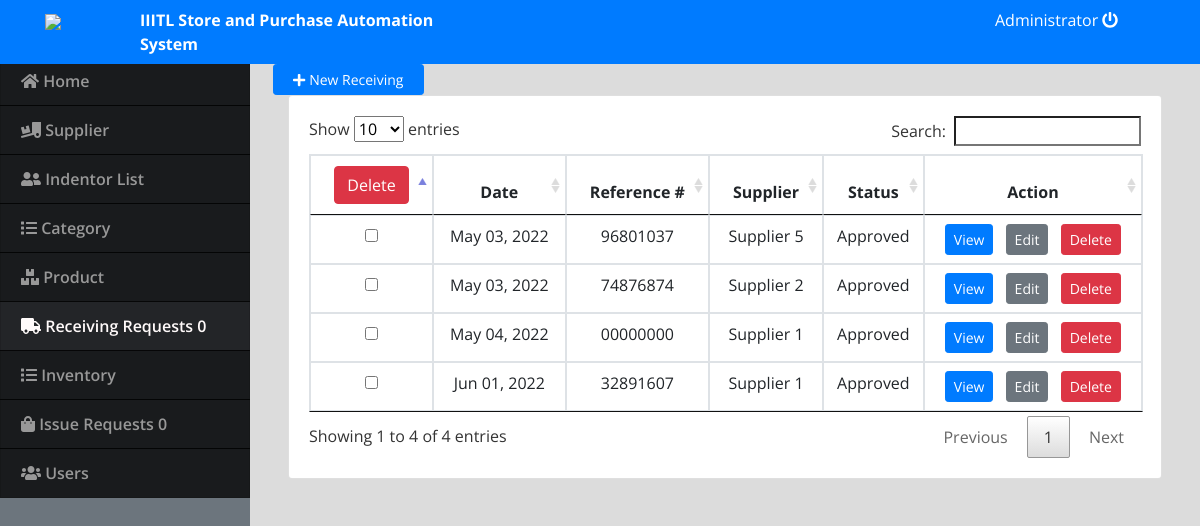
Screenshot of /index.php?page=receiving (signed in) with the database file from the repository.
### tables this page shows
CREATE TABLE `receiving_list` (
  `id` int(30) NOT NULL,
  `ref_no` varchar(100) NOT NULL,
  `supplier_id` int(30) NOT NULL,
  `total_amount` double NOT NULL,
  `date_added` datetime NOT NULL DEFAULT current_timestamp(),
  `status` varchar(100) DEFAULT NULL COMMENT '1=Approved , 2=Rejected'
);

### receiving.php (the view, shortened to what this page needs)
<?php include 'db_connect.php';
$result = mysqli_query($conn, "SELECT * FROM receiving_list");
 ?>
<div class="container-fluid">
	<div class="col-lg-12">
		<div class="row">
			<button class="col-md-2 float-right btn btn-primary btn-sm" id="new_receiving"><i class="fa fa-plus"></i> New Receiving</button>
		</div>
		<div class="row">
			<div class="col-md-12">
				<div class="card">
					<div class="card-body">
					<form name="frmUser" method="post" action="">
						<table class="table table-bordered">
							<thead>
								<th class="text-center"><button type="button" class="btn btn-danger" name="delete" value="Delete"  onClick="setDeleteAction();">Delete</button></th>
								<th class="text-center">Date</th>
								<th class="text-center">Reference #</th>
								<th class="text-center">Supplier</th>
								<th class="text-center">Status</th>
								<th class="text-center">Action</th>
							</thead>
							<tbody>
							<?php
								$supplier = $conn->query("SELECT * FROM supplier_list order by supplier_name asc");
								while($row=$supplier->fetch_assoc()):
									$sup_arr[$row['id']] = $row['supplier_name'];
								endwhile;
								$i=0;
								while($row1 = mysqli_fetch_array($result)) {
									if($i%2==0)
									$classname="evenRow";
									else
									$classname="oddRow";
							?>
								<tr class="<?php if(isset($classname)) echo $classname;?>">
									<td class="text-center"><input type="checkbox" name="receiving_del[]" value="<?= $row1['id'];?>"></td>
									<td class="text-center"><?php echo date("M d, Y",strtotime($row1['date_added'])) ?></td>
									<td class="text-center"><?php echo $row1['ref_no'] ?></td>
									<td class="text-center"><?php echo isset($sup_arr[$row1['supplier_id']])? $sup_arr[$row1['supplier_id']] :'N/A' ?></td>
									<td class="text-center"><?php echo $row1['status']?>
									<td class="text-center">
										<a class="btn btn-sm btn-primary mr-2" href="index.php?page=view_receiving&id=<?php echo $row1['id'] ?>">View</a>
										<a class="btn btn-sm btn-secondary mr-2" href="index.php?page=manage_receiving&id=<?php echo $row1['id'] ?>">Edit</a>
										<a class="btn btn-sm btn-danger delete_receiving" href="javascript:void(0)" data-id="<?php echo $row1['id'] ?>">Delete</a>
									</td>
								</tr>
							<?php $i++;} ?>
							</tbody>
						</table>
					  </form>
					</div>
				</div>
			</div>
		</div>
	</div>
</div>

### index.php (shortened to what this page needs)
<!DOCTYPE html>
<html lang="en">
<head>
<?php
 include('./header.php');
 ?>
</head>
<body>
	<?php include 'topbar.php' ?>
	<?php include 'navbar.php' ?>
  <main id="view-panel" >
      <?php $page = isset($_GET['page']) ? $_GET['page'] :'home'; ?>
  	<?php include $page.'.php' ?>
  </main>
</body>
</html>

### header.php (shortened to what this page needs)
  <link rel="stylesheet" href="assets/font-awesome/css/all.min.css">
<link href="assets/vendor/bootstrap/css/bootstrap.min.css" rel="stylesheet">
<link href="assets/vendor/icofont/icofont.min.css" rel="stylesheet">
<link href="assets/vendor/boxicons/css/boxicons.min.css" rel="stylesheet">
<link href="assets/vendor/venobox/venobox.css" rel="stylesheet">
<link href="assets/vendor/animate.css/animate.min.css" rel="stylesheet">
<link href="assets/vendor/remixicon/remixicon.css" rel="stylesheet">
<link href="assets/vendor/owl.carousel/assets/owl.carousel.min.css" rel="stylesheet">
<link href="assets/vendor/bootstrap-datepicker/css/bootstrap-datepicker.min.css" rel="stylesheet">
<link href="assets/DataTables/datatables.min.css" rel="stylesheet">
<link href="assets/css/select2.min.css" rel="stylesheet">
<link href="assets/css/style.css" rel="stylesheet">
<link type="text/css" rel="stylesheet" href="assets/css/jquery-te-1.4.0.css">

### topbar.php (shortened to what this page needs)
<nav class="navbar navbar-dark bg-primary fixed-top " style="padding:0;">
  <div class="container-fluid mt-2 mb-2">
  	<div class="col-lg-12">
  		<div class="col-md-1 float-left" style="display: flex;">
      <a href="index.php?page=home"><img src="logo.png"  class="img"  ></a>
  		</div>
      <div class="col-md-4 float-left text-white">
        <large><b>IIITL Store and Purchase Automation System</b></large>
      </div>
	  	<div class="col-md-2 float-right text-white">
	  		<a href="ajax.php?action=logout" class="text-white"><?php echo $_SESSION['login_name'] ?> <i class="fa fa-power-off"></i></a>
	    </div>
    </div>
  </div>
</nav>

### navbar.php (shortened to what this page needs)
<nav id="sidebar" class='sidebar mx-lt-5 bg-secondary' >
	<?php
	require_once("db_connect.php");
	$qry1 = mysqli_query($conn,"SELECT COUNT(status) as total FROM sales_list WHERE status='Pending';");
	$c = mysqli_fetch_assoc($qry1);
	$qry2 = mysqli_query($conn,"SELECT COUNT(status) as total FROM receiving_list WHERE status='Pending';");
	$a = mysqli_fetch_assoc($qry2);
	?>
		<div class="sidebar-list " >
		        <a href="index.php?page=home" class="nav-item nav-home"><span class='icon-field'><i class="fa fa-home"></i></span> Home</a>
		        <a href="index.php?page=supplier" class="nav-item nav-supplier"><span class='icon-field'><i class="fa fa-truck-loading"></i></span> Supplier</a>
				<a href="index.php?page=customer" class="nav-item nav-customer"><span class='icon-field'><i class="fa fa-user-friends"></i></span> Indentor List</a>
				<a href="index.php?page=categories" class="nav-item nav-categories"><span class='icon-field'><i class="fa fa-list"></i></span> Category</a>
				<a href="index.php?page=product" class="nav-item nav-product"><span class='icon-field'><i class="fa fa-boxes"></i></span> Product</a>
				<a href="index.php?page=receiving" class="nav-item nav-receiving nav-manage_receiving"><span class='icon-field'><i class="fa fa-truck"></i></span> Receiving Requests <?php echo $a['total']?></a>
				<a href="index.php?page=inventory" class="nav-item nav-inventory"><span class='icon-field'><i  class="fa fa-list"></i></span> Inventory </a>
				<a href="index.php?page=sales" class="nav-item nav-sales"><span class='icon-field'><i class="fa fa-shopping-bag"></i></span> Issue Requests <?php echo $c['total']?></a>
				<?php if($_SESSION['login_type'] == 1): ?>
				<a href="index.php?page=users" class="nav-item nav-users"><span class='icon-field'><i class="fa fa-users"></i></span> Users</a>
			<?php endif; ?>
		</div>
</nav>

### assets/css/style.css (style rules this page uses)
body { font-family: "Open Sans", sans-serif; color: #444444; width: 100%; height: calc(100%); }
a { color: #1977cc; }
nav#sidebar { height: calc(100%); position: fixed; z-index: 99; left: 0; width: 250px; background: #f5a915 ; background-repeat: no-repeat; background-size: cover; }
a.nav-item { position: relative; display: block; padding: .75rem 1.25rem; margin-bottom: -1px; border: 1px solid rgba(0,0,0,.125); background-color: #000000c4; color: #989898; font-weight: 600; }
a.nav-item:hover, .nav-item.active { background-color: #000000ad; color: #fffafa; }
main#view-panel { margin-left: 250px; width:calc(100% - 250px); margin-top: 3.5rem; padding: .5em }

### index.php (style rules this page uses)
body { background: #80808045; }

### topbar.php (style rules this page uses)
.img { width: 50px; }

### navbar.php (style rules this page uses)
.nav-item { display: none!important; }
.nav-home ,.nav-inventory ,.nav-supplier ,.nav-customer ,.nav-categories ,.nav-receiving ,.nav-sales ,.nav-users ,.nav-product { display: block!important; }

### rows the page displays
receiving_list: date_added "May 03, 2022", ref_no "96801037", supplier "Supplier 5", status "Approved"
receiving_list: date_added "May 03, 2022", ref_no "74876874", supplier "Supplier 2", status "Approved"
receiving_list: date_added "May 04, 2022", ref_no "00000000", supplier "Supplier 1", status "Approved"
receiving_list: date_added "Jun 01, 2022", ref_no "32891607", supplier "Supplier 1", status "Approved"

### other values shown
$_SESSION['login_name'] "Administrator"
$a['total'] "0"
$c['total'] "0"
